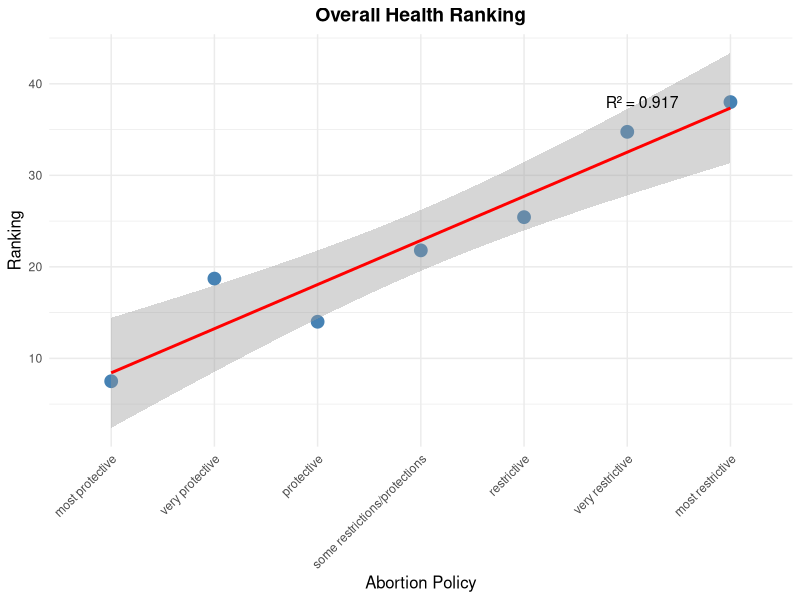
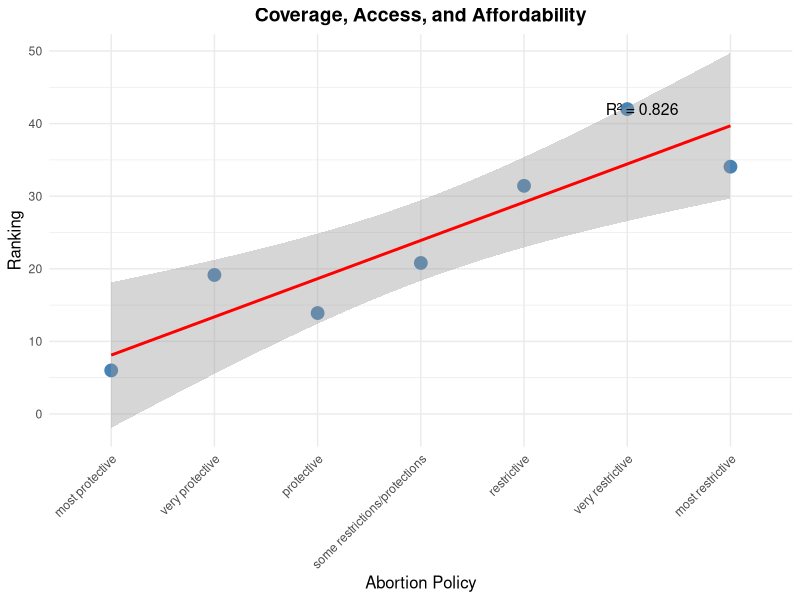
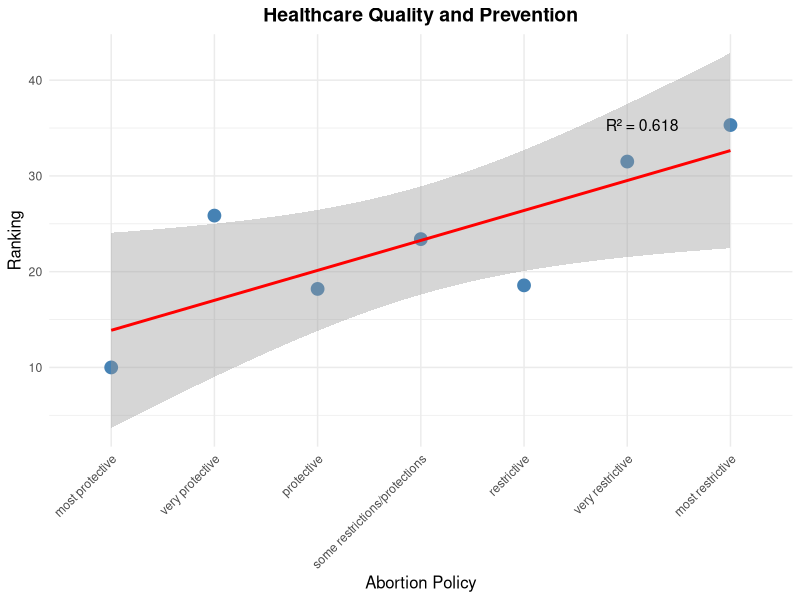
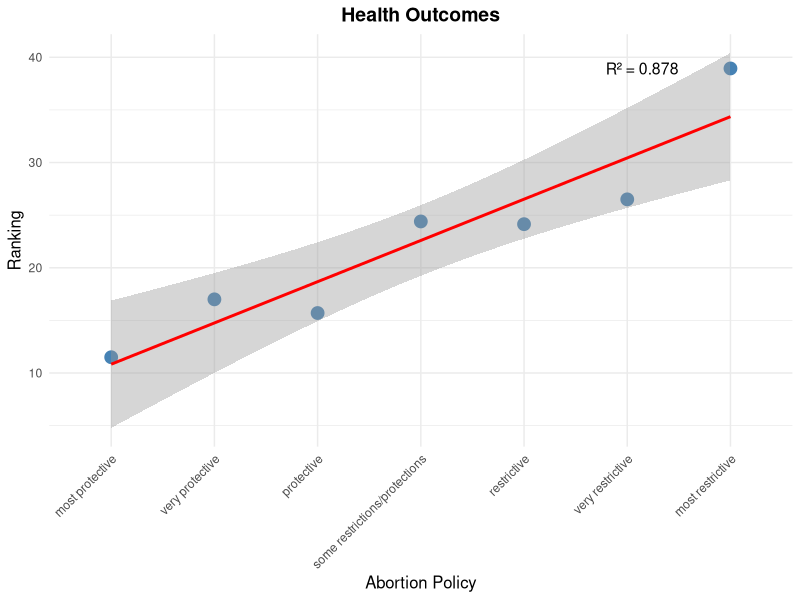
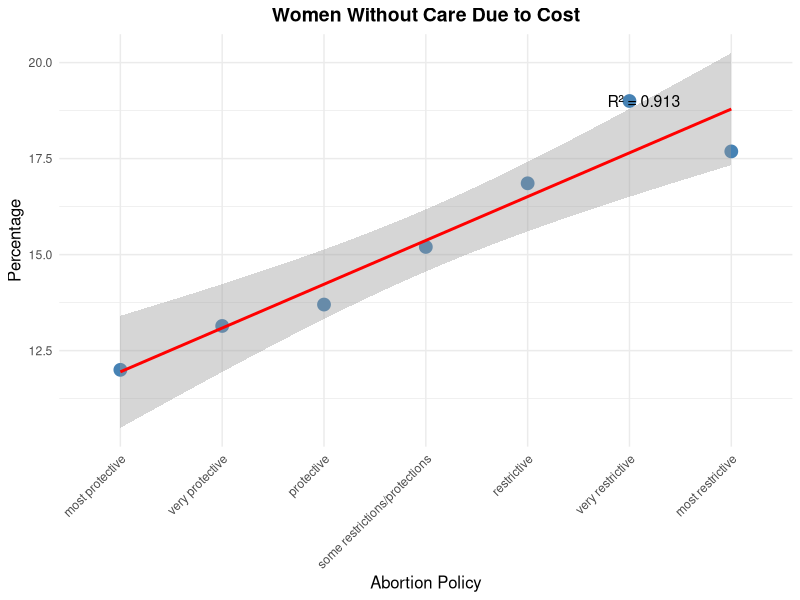
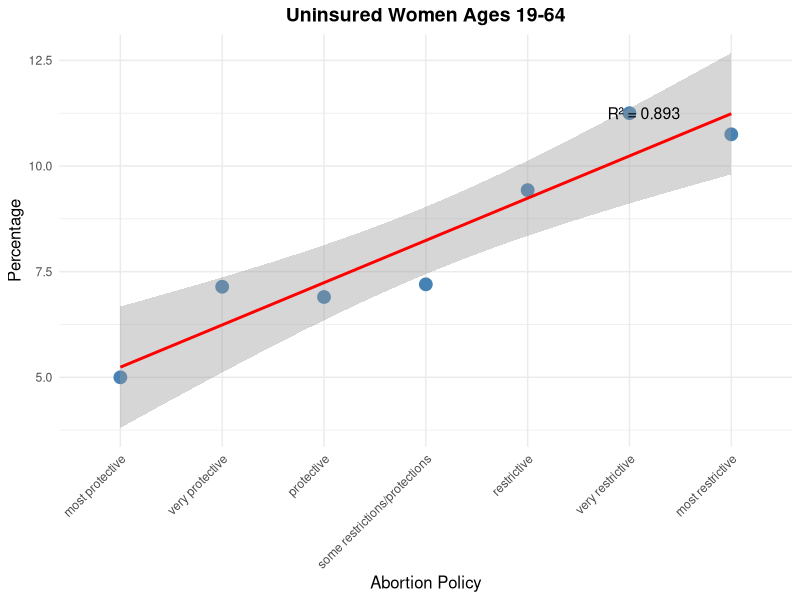
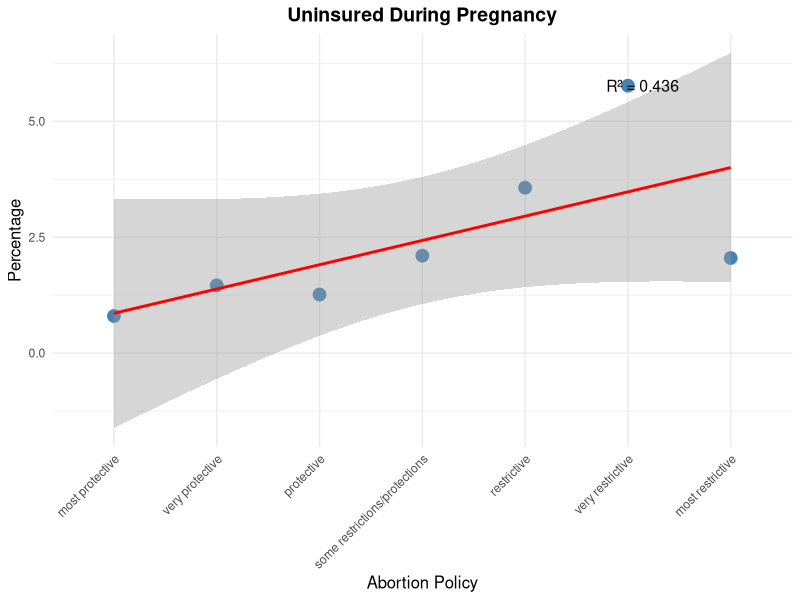
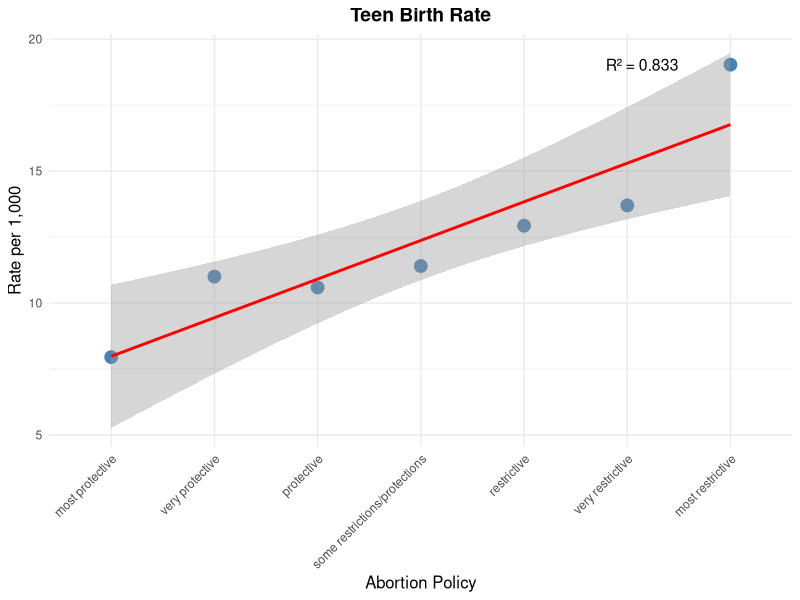

These charts were generated, in order, by the following R code:
## ---- chunk 1

library(readr)
df <- read_csv("data/clean_data/merged_data.csv")

head(df)

## ---- chunk 2

options(repos = c(CRAN = "https://cran.r-project.org"))
install.packages("dplyr")
library(dplyr)

## ---- chunk 3

library(ggplot2)
library(tidyr)
library(dplyr)

## ---- chunk 4

policy_order <- c("most protective", "very protective", "protective", 
                 "some restrictions/protections", "restrictive", 
                 "very restrictive", "most restrictive")

## ---- chunk 5

create_policy_viz <- function(data, metric_col, title, y_label, plot_type = "bar") {
  processed_data <- data %>%
    filter(!is.na(abortion_policies) & 
           abortion_policies != "" & 
           abortion_policies != "NA") %>%
    mutate(abortion_policies = tolower(trimws(abortion_policies))) %>%
    group_by(abortion_policies) %>%
    summarise(avg_value = mean(!!sym(metric_col), na.rm = TRUE)) %>%
    filter(abortion_policies %in% policy_order) %>%
    mutate(
      abortion_policies = factor(abortion_policies, levels = policy_order),
      policy_numeric = as.numeric(factor(abortion_policies, levels = policy_order))
    )
  
  p <- ggplot(processed_data, aes(x = abortion_policies, y = avg_value))
  
  if(plot_type == "scatter") {
    model <- lm(avg_value ~ policy_numeric, data = processed_data)
    r_squared <- round(summary(model)$r.squared, 3)
    
    p <- p +
      geom_point(size = 4, color = "steelblue") +
      geom_smooth(aes(x = policy_numeric), method = "lm", se = TRUE, color = "red") +
      annotate("text", 
              x = length(policy_order) - 0.5,
              y = max(processed_data$avg_value),
              label = paste0("R² = ", r_squared),
              size = 4, hjust = 1)
  } else {
    p <- p + geom_bar(stat = "identity", fill = "steelblue")
  }
  
  p + labs(
    title = title,
    x = "Abortion Policy",
    y = y_label
  ) +
    theme_minimal() +
    theme(
      axis.text.x = element_text(angle = 45, hjust = 1),
      plot.title = element_text(hjust = 0.5, size = 14, face = "bold"),
      axis.title = element_text(size = 12)
    )
}

## ---- chunk 6

health_ranking <- create_policy_viz(df,
    "overall_health_ranking",
    "Overall Health Ranking",
    "Ranking", 
    "scatter")

## ---- chunk 7

print(health_ranking)

## ---- chunk 8

coverage_access_affordability <- create_policy_viz(df,
    "coverage_access_and_affordability",
    "Coverage, Access, and Affordability",
    "Ranking", 
    "scatter")

## ---- chunk 9

print(coverage_access_affordability)

## ---- chunk 10

healthcare_quality_prevention <- create_policy_viz(df,
    "health_care_quality_and_prevention",
    "Healthcare Quality and Prevention",
    "Ranking", 
    "scatter")

## ---- chunk 11

print(healthcare_quality_prevention)

## ---- chunk 12

health_outcomes <- create_policy_viz(df,
    "health_outcomes",
    "Health Outcomes",
    "Ranking", 
    "scatter")

## ---- chunk 13

print(health_outcomes)

## ---- chunk 14

healthcare_cost <- create_policy_viz(df,
   "women_18_44_who_went_without_care_because_of_cost.1",
   "Women Without Care Due to Cost",
   "Percentage", 
   "scatter")

## ---- chunk 15

print(healthcare_cost)

## ---- chunk 16

uninsured_women <- create_policy_viz(df,
   "percent_uninsured_women_ages 19_64",
   "Uninsured Women Ages 19-64",
   "Percentage", 
   "scatter")

## ---- chunk 17

print(uninsured_women)

## ---- chunk 18

uninsured_pregnancy <- create_policy_viz(df,
   "percent_uninsured_women_during_pregnancy_2021",
   "Uninsured During Pregnancy",
   "Percentage", 
   "scatter")

## ---- chunk 19

print(uninsured_pregnancy)

## ---- chunk 20

teen_birth <- create_policy_viz(df,
   "teen_birth_rate_per_1,000_population_ages_15_19_2022.1",
   "Teen Birth Rate",
   "Rate per 1,000", 
   "scatter")

## ---- chunk 21

print(teen_birth)

## ---- chunk 22

all_birth <- create_policy_viz(df,
   "birth_rate_per_1,000_women_ages_15_44",
   "Birth Rate",
   "Rate per 1,000", 
   "scatter")

## ---- chunk 23

print(all_birth)

## ---- chunk 24

workforce <- create_policy_viz(df,
   "maternity_care_workforce_per_100,000_women_ages_15_44",
   "Maternity Care Workforce",
   "Per 100,000 Women", 
   "scatter")

## ---- chunk 25

print(workforce)

## ---- chunk 26

no_care <- create_policy_viz(df,
   "percent_women_ages_18_44_without_a_usual_source_of_care",
   "Women Without Usual Source of Care",
   "Percentage", 
   "scatter")

## ---- chunk 27

print(no_care)

## ---- chunk 28

medicaid_births <- create_policy_viz(df,
   "percent_of_births_financed_by_medicaid",
   "Births Financed by Medicaid",
   "Percentage", 
   "scatter")

## ---- chunk 29

print(medicaid_births)

## ---- chunk 30

depression <- create_policy_viz(df,
   "women_with_depression_before_or_during_pregnancy_2021",
   "Depression Before/During Pregnancy",
   "Percentage", 
   "scatter")

## ---- chunk 31

print(depression)

## ---- chunk 32

postpartum_depression <- create_policy_viz(df,
   "percent_women_with_postpartum_depression_2021",
   "Postpartum Depression",
   "Percentage", 
   "scatter")

## ---- chunk 33

print(postpartum_depression)

## ---- chunk 34

depression_screening <- create_policy_viz(df,
   "percent_women_who_received_a_postpartum_depression_screening_2021",
   "Postpartum Depression Screening",
   "Percentage", 
   "scatter")

## ---- chunk 35

print(depression_screening)

## ---- chunk 36

violence <- create_policy_viz(df,
   "percent_women_experiencing_intimate_partner_violence_2021",
   "Intimate Partner Violence",
   "Percentage", 
   "scatter")

## ---- chunk 37

print(violence)

## ---- chunk 38

maternal_mortality <- create_policy_viz(df,
   "maternal_mortality_rates_2018_2022_per_100,000_live births",
   "Maternal Mortality Rate, 2018-2022",
   "Rate",
   "scatter")

## ---- chunk 39

print(maternal_mortality)

## ---- chunk 40

bachelors_or_higher <- create_policy_viz(df,
   "twenty_five_and_older_had_bachelors_by_higher_2021",
   "% 25 and older with a Bachelors or Higher, 2021",
   "Rate",
   "scatter")

## ---- chunk 41

print(bachelors_or_higher)

## ---- chunk 42

concraception <- create_policy_viz(df,
   "state_requires_coverage_of_prescription_contraception",
   "State Requires Coverage of Prescription Coverage",
   "Rate",
   "scatter")

## ---- chunk 43

print(concraception)

## ---- chunk 44

proportion_obgyns_to_women <- df$number_of_obstetricians_and_gynecologists_employed_2023 / 
                                   df$total_sumber_of_women_aged_15_44_2017

## ---- chunk 45

print(proportion_obgyns_to_women)
